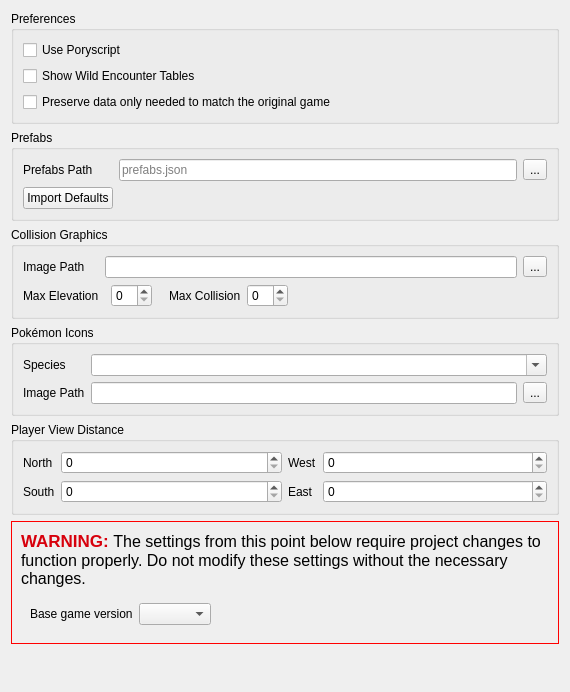
          <widget class="QWidget" name="scrollAreaWidgetContents_GeneralTab">
           <property name="geometry">
            <rect>
             <x>0</x>
             <y>0</y>
             <width>570</width>
             <height>692</height>
            </rect>
           </property>
           <layout class="QVBoxLayout" name="verticalLayout_7">
            <item>
             <widget class="QGroupBox" name="groupBox_UserConfig">
              <property name="title">
               <string>Preferences</string>
              </property>
              <layout class="QVBoxLayout" name="verticalLayout_2">
               <item>
                <widget class="QCheckBox" name="checkBox_UsePoryscript">
                 <property name="toolTip">
                  <string>&lt;html&gt;&lt;head/&gt;&lt;body&gt;&lt;p&gt;Whether map script files should prefer using .pory&lt;/p&gt;&lt;/body&gt;&lt;/html&gt;</string>
                 </property>
                 <property name="text">
                  <string>Use Poryscript</string>
                 </property>
                </widget>
               </item>
               <item>
                <widget class="QCheckBox" name="checkBox_ShowWildEncounterTables">
                 <property name="toolTip">
                  <string>&lt;html&gt;&lt;head/&gt;&lt;body&gt;&lt;p&gt;If enabled, Porymap will display wild encounter data on the Wild Pokémon tab.&lt;/p&gt;&lt;/body&gt;&lt;/html&gt;</string>
                 </property>
                 <property name="text">
                  <string>Show Wild Encounter Tables</string>
                 </property>
                </widget>
               </item>
               <item>
                <widget class="QCheckBox" name="checkBox_PreserveMatchingOnlyData">
                 <property name="toolTip">
                  <string>&lt;html&gt;&lt;head/&gt;&lt;body&gt;&lt;p&gt;If enabled, Porymap will not discard data like &amp;quot;connections_include_order&amp;quot; or &amp;quot;name_clone&amp;quot;, which serve no purpose other than recreating the original game.&lt;/p&gt;&lt;/body&gt;&lt;/html&gt;</string>
                 </property>
                 <property name="text">
                  <string>Preserve data only needed to match the original game</string>
                 </property>
                </widget>
               </item>
              </layout>
             </widget>
            </item>
            <item>
             <widget class="QGroupBox" name="groupBox_Prefabs">
              <property name="title">
               <string>Prefabs</string>
              </property>
              <layout class="QGridLayout" name="gridLayout_4">
               <item row="0" column="2">
                <widget class="QToolButton" name="button_ChoosePrefabs">
                 <property name="text">
                  <string>...</string>
                 </property>
                 <property name="icon">
                  <iconset resource="../resources/images.qrc">
                   <normaloff>:/icons/folder.ico</normaloff>:/icons/folder.ico</iconset>
                 </property>
                </widget>
               </item>
               <item row="1" column="0">
                <widget class="QPushButton" name="button_ImportDefaultPrefabs">
                 <property name="toolTip">
                  <string>&lt;html&gt;&lt;head/&gt;&lt;body&gt;&lt;p&gt;Restore the data in the prefabs file to the version defaults. Will create a new file if one doesn't exist.&lt;/p&gt;&lt;/body&gt;&lt;/html&gt;</string>
                 </property>
                 <property name="text">
                  <string>Import Defaults</string>
                 </property>
                </widget>
               </item>
               <item row="0" column="1">
                <widget class="QLineEdit" name="lineEdit_PrefabsPath">
                 <property name="toolTip">
                  <string>&lt;html&gt;&lt;head/&gt;&lt;body&gt;&lt;p&gt;The file that will be used to populate the Prefabs tab&lt;/p&gt;&lt;/body&gt;&lt;/html&gt;</string>
                 </property>
                 <property name="placeholderText">
                  <string>prefabs.json</string>
                 </property>
                </widget>
               </item>
               <item row="0" column="0">
                <widget class="QLabel" name="label_PrefabsPath">
                 <property name="text">
                  <string>Prefabs Path</string>
                 </property>
                </widget>
               </item>
              </layout>
             </widget>
            </item>
            <item>
             <widget class="QGroupBox" name="groupBox_CollisionGraphics">
              <property name="title">
               <string>Collision Graphics</string>
              </property>
              <layout class="QGridLayout" name="gridLayout_7">
               <item row="1" column="6">
                <spacer name="horizontalSpacer">
                 <property name="orientation">
                  <enum>Qt::Orientation::Horizontal</enum>
                 </property>
                 <property name="sizeHint" stdset="0">
                  <size>
                   <width>40</width>
                   <height>20</height>
                  </size>
                 </property>
                </spacer>
               </item>
               <item row="0" column="1" colspan="6">
                <widget class="QLineEdit" name="lineEdit_CollisionGraphics">
                 <property name="toolTip">
                  <string>&lt;html&gt;&lt;head/&gt;&lt;body&gt;&lt;p&gt;The image sheet that will be used to represent elevation and collision on the Collision tab&lt;/p&gt;&lt;/body&gt;&lt;/html&gt;</string>
                 </property>
                 <property name="clearButtonEnabled">
                  <bool>true</bool>
                 </property>
                </widget>
               </item>
               <item row="0" column="7">
                <widget class="QToolButton" name="button_CollisionGraphics">
                 <property name="text">
                  <string>...</string>
                 </property>
                 <property name="icon">
                  <iconset resource="../resources/images.qrc">
                   <normaloff>:/icons/folder.ico</normaloff>:/icons/folder.ico</iconset>
                 </property>
                </widget>
               </item>
               <item row="1" column="0">
                <widget class="QLabel" name="label_MaxElevation">
                 <property name="text">
                  <string>Max Elevation</string>
                 </property>
                </widget>
               </item>
               <item row="1" column="5">
                <widget class="NoScrollSpinBox" name="spinBox_MaxCollision">
                 <property name="toolTip">
                  <string>&lt;html&gt;&lt;head/&gt;&lt;body&gt;&lt;p&gt;The maximum collision value represented with an icon on the image sheet&lt;/p&gt;&lt;/body&gt;&lt;/html&gt;</string>
                 </property>
                </widget>
               </item>
               <item row="1" column="4">
                <widget class="QLabel" name="label_MaxCollision">
                 <property name="text">
                  <string>Max Collision</string>
                 </property>
                </widget>
               </item>
               <item row="0" column="0">
                <widget class="QLabel" name="label_CollisionImagePath">
                 <property name="text">
                  <string>Image Path</string>
                 </property>
                </widget>
               </item>
               <item row="1" column="2">
                <widget class="NoScrollSpinBox" name="spinBox_MaxElevation">
                 <property name="toolTip">
                  <string>&lt;html&gt;&lt;head/&gt;&lt;body&gt;&lt;p&gt;The maximum elevation value represented with an icon on the image sheet&lt;/p&gt;&lt;/body&gt;&lt;/html&gt;</string>
                 </property>
                </widget>
               </item>
               <item row="1" column="3">
                <spacer name="horizontalSpacer_4">
                 <property name="orientation">
                  <enum>Qt::Orientation::Horizontal</enum>
                 </property>
                 <property name="sizeType">
                  <enum>QSizePolicy::Policy::Maximum</enum>
                 </property>
                 <property name="sizeHint" stdset="0">
                  <size>
                   <width>5</width>
                   <height>20</height>
                  </size>
                 </property>
                </spacer>
               </item>
              </layout>
             </widget>
            </item>
            <item>
             <widget class="QGroupBox" name="groupBox_PokemonIcons">
              <property name="title">
               <string>Pokémon Icons</string>
              </property>
              <layout class="QGridLayout" name="gridLayout_8">
               <item row="0" column="0">
                <widget class="QLabel" name="label_IconSpecies">
                 <property name="sizePolicy">
                  <sizepolicy hsizetype="Fixed" vsizetype="Preferred">
                   <horstretch>0</horstretch>
                   <verstretch>0</verstretch>
                  </sizepolicy>
                 </property>
                 <property name="text">
                  <string>Species</string>
                 </property>
                </widget>
               </item>
               <item row="1" column="5">
                <widget class="QToolButton" name="button_PokemonIcon">
                 <property name="text">
                  <string>...</string>
                 </property>
                 <property name="icon">
                  <iconset resource="../resources/images.qrc">
                   <normaloff>:/icons/folder.ico</normaloff>:/icons/folder.ico</iconset>
                 </property>
                </widget>
               </item>
               <item row="0" column="2" colspan="4">
                <widget class="NoScrollComboBox" name="comboBox_IconSpecies">
                 <property name="editable">
                  <bool>true</bool>
                 </property>
                 <property name="maxVisibleItems">
                  <number>20</number>
                 </property>
                </widget>
               </item>
               <item row="1" column="0">
                <widget class="QLabel" name="label_PokemonIcon">
                 <property name="text">
                  <string>Image Path</string>
                 </property>
                </widget>
               </item>
               <item row="1" column="2" colspan="3">
                <widget class="QLineEdit" name="lineEdit_PokemonIcon">
                 <property name="toolTip">
                  <string>&lt;html&gt;&lt;head/&gt;&lt;body&gt;&lt;p&gt;The icon that will be displayed on the Wild Pokémon tab for the above species&lt;/p&gt;&lt;/body&gt;&lt;/html&gt;</string>
                 </property>
                 <property name="clearButtonEnabled">
                  <bool>true</bool>
                 </property>
                </widget>
               </item>
              </layout>
             </widget>
            </item>
            <item>
             <widget class="QGroupBox" name="groupBox_PlayerViewDistance">
              <property name="title">
               <string>Player View Distance</string>
              </property>
              <layout class="QHBoxLayout" name="horizontalLayout">
               <item>
                <layout class="QFormLayout" name="formLayout_PlayerViewDistanceCol1">
                 <item row="0" column="0">
                  <widget class="QLabel" name="label_PlayerViewDistance_North">
                   <property name="text">
                    <string>North</string>
                   </property>
                  </widget>
                 </item>
                 <item row="1" column="0">
                  <widget class="QLabel" name="label_PlayerViewDistance_South">
                   <property name="text">
                    <string>South</string>
                   </property>
                  </widget>
                 </item>
                 <item row="0" column="1">
                  <widget class="NoScrollSpinBox" name="spinBox_PlayerViewDistance_North">
                   <property name="toolTip">
                    <string>&lt;html&gt;&lt;head/&gt;&lt;body&gt;&lt;p&gt;The distance (in pixels) that a player is able to see North of their character's position in-game. By default this is the distance from the center 16x16 to the edge of the 160 pixel tall GBA screen.&lt;/p&gt;&lt;/body&gt;&lt;/html&gt;</string>
                   </property>
                   <property name="minimum">
                    <number>0</number>
                   </property>
                  </widget>
                 </item>
                 <item row="1" column="1">
                  <widget class="NoScrollSpinBox" name="spinBox_PlayerViewDistance_South">
                   <property name="toolTip">
                    <string>&lt;html&gt;&lt;head/&gt;&lt;body&gt;&lt;p&gt;The distance (in pixels) that a player is able to see South of their character's position in-game. By default this is the distance from the center 16x16 to the edge of the 160 pixel tall GBA screen.&lt;/p&gt;&lt;/body&gt;&lt;/html&gt;</string>
                   </property>
                   <property name="minimum">
                    <number>0</number>
                   </property>
                  </widget>
                 </item>
                </layout>
               </item>
               <item>
                <layout class="QFormLayout" name="formLayout_PlayerViewDistanceCol2">
                 <item row="0" column="0">
                  <widget class="QLabel" name="label_PlayerViewDistance_West">
                   <property name="text">
                    <string>West</string>
                   </property>
                  </widget>
                 </item>
                 <item row="1" column="0">
                  <widget class="QLabel" name="label_PlayerViewDistance_East">
                   <property name="text">
                    <string>East</string>
                   </property>
                  </widget>
                 </item>
                 <item row="0" column="1">
                  <widget class="NoScrollSpinBox" name="spinBox_PlayerViewDistance_West">
                   <property name="toolTip">
                    <string>&lt;html&gt;&lt;head/&gt;&lt;body&gt;&lt;p&gt;The distance (in pixels) that a player is able to see West of their character's position in-game. By default this is the distance from the center 16x16 to the edge of the 240 pixel wide GBA screen.&lt;/p&gt;&lt;/body&gt;&lt;/html&gt;</string>
                   </property>
                   <property name="minimum">
                    <number>0</number>
                   </property>
                  </widget>
                 </item>
                 <item row="1" column="1">
                  <widget class="NoScrollSpinBox" name="spinBox_PlayerViewDistance_East">
                   <property name="toolTip">
                    <string>&lt;html&gt;&lt;head/&gt;&lt;body&gt;&lt;p&gt;The distance (in pixels) that a player is able to see East of their character's position in-game. By default this is the distance from the center 16x16 to the edge of the 240 pixel wide GBA screen.&lt;/p&gt;&lt;/body&gt;&lt;/html&gt;</string>
                   </property>
                   <property name="minimum">
                    <number>0</number>
                   </property>
                  </widget>
                 </item>
                </layout>
               </item>
              </layout>
             </widget>
            </item>
            <item>
             <widget class="QFrame" name="frame_Warning">
              <property name="styleSheet">
               <string notr="true">.QFrame { border: 1px solid red; }</string>
              </property>
              <property name="frameShape">
               <enum>QFrame::Shape::StyledPanel</enum>
              </property>
              <property name="frameShadow">
               <enum>QFrame::Shadow::Raised</enum>
              </property>
              <layout class="QVBoxLayout" name="verticalLayout_3">
               <item>
                <widget class="QLabel" name="label_Warning">
                 <property name="font">
                  <font>
                   <pointsize>12</pointsize>
                   <bold>true</bold>
                  </font>
                 </property>
                 <property name="text">
                  <string>&lt;html&gt;&lt;head/&gt;&lt;body&gt;&lt;p&gt;&lt;span style=&quot; font-size:13pt; color:#d7000c;&quot;&gt;WARNING:  &lt;/span&gt;&lt;span style=&quot; font-weight:400;&quot;&gt;The settings from this point below require project changes to function properly. Do not modify these settings without the necessary changes. &lt;/span&gt;&lt;/p&gt;&lt;/body&gt;&lt;/html&gt;</string>
                 </property>
                 <property name="wordWrap">
                  <bool>true</bool>
                 </property>
                </widget>
               </item>
               <item>
                <widget class="QWidget" name="widget_BaseGameVersion" native="true">
                 <layout class="QHBoxLayout" name="horizontalLayout_2">
                  <item>
                   <widget class="QLabel" name="label_BaseGameVersion">
                    <property name="text">
                     <string>Base game version</string>
                    </property>
                   </widget>
                  </item>
                  <item>
                   <widget class="NoScrollComboBox" name="comboBox_BaseGameVersion">
                    <property name="editable">
                     <bool>false</bool>
                    </property>
                   </widget>
                  </item>
                  <item>
                   <spacer name="horizontalSpacer_6">
                    <property name="orientation">
                     <enum>Qt::Orientation::Horizontal</enum>
                    </property>
                    <property name="sizeHint" stdset="0">
                     <size>
                      <width>40</width>
                      <height>20</height>
                     </size>
                    </property>
                   </spacer>
                  </item>
                 </layout>
                </widget>
               </item>
              </layout>
             </widget>
            </item>
            <item>
             <spacer name="verticalSpacer_3">
              <property name="orientation">
               <enum>Qt::Orientation::Vertical</enum>
              </property>
              <property name="sizeHint" stdset="0">
               <size>
                <width>20</width>
                <height>1</height>
               </size>
              </property>
             </spacer>
            </item>
           </layout>
          </widget>
